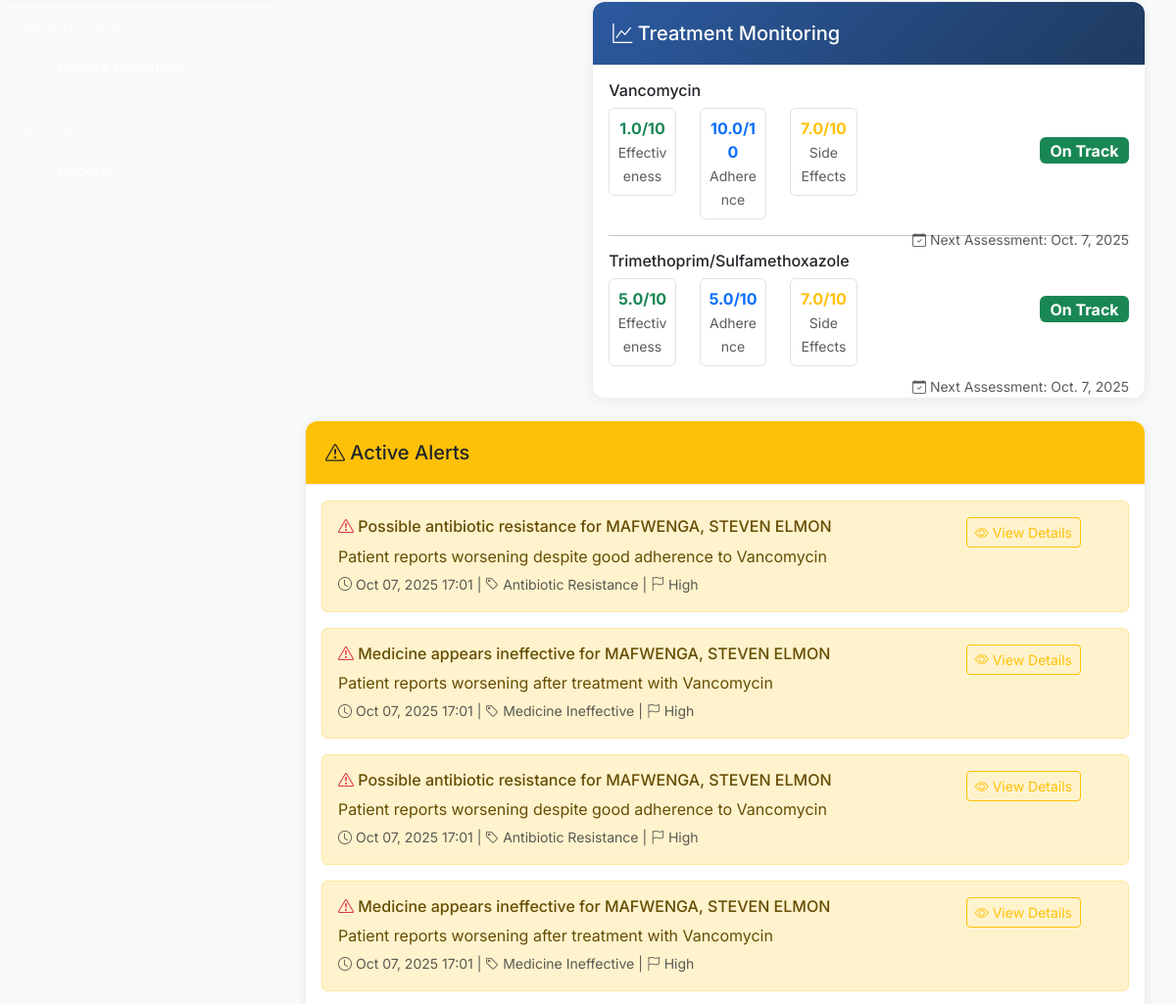
/patients/7/dashboard/ (signed in, middle part), run on an earlier commit of the app's database.
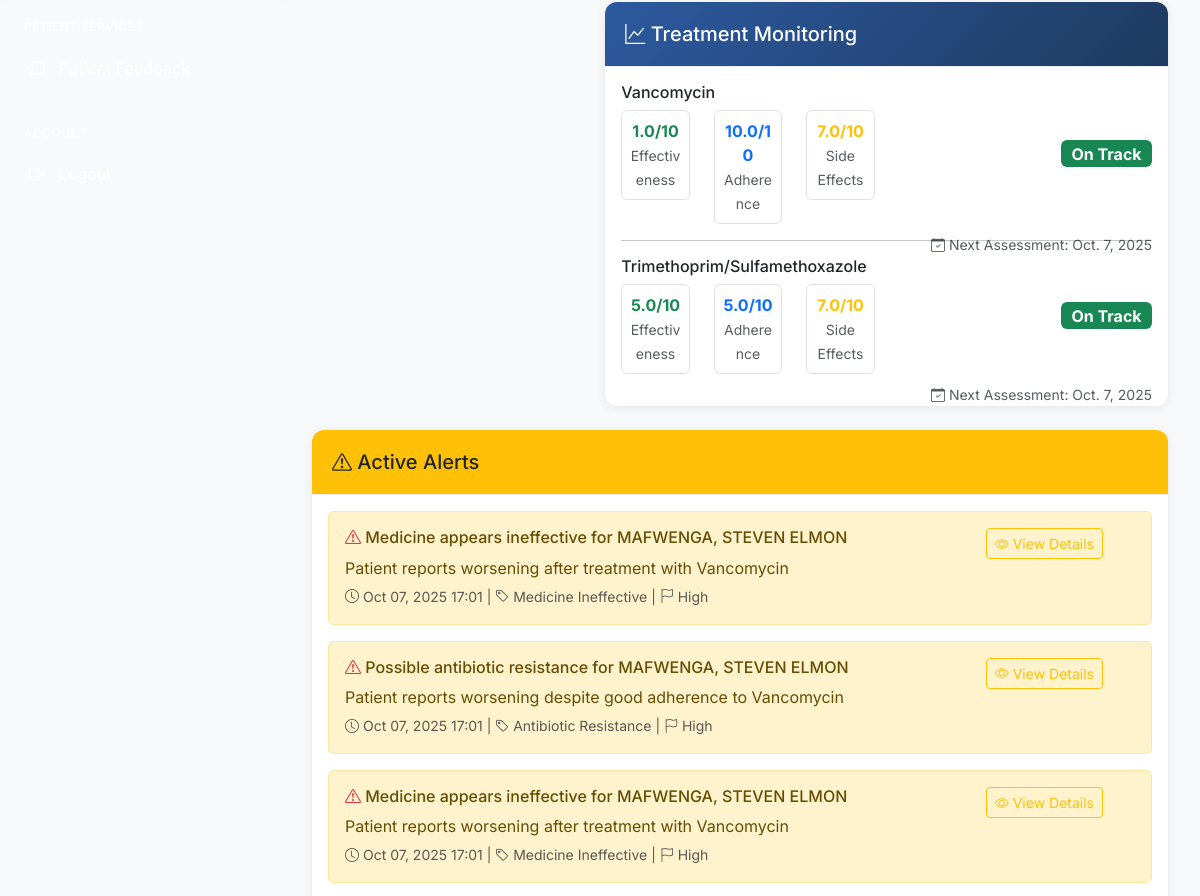
And on a later commit of the database.
### amr_core/models.py (models this page shows, shortened)
class PatientMonitoringDashboard(models.Model):
    patient = models.ForeignKey(Patient, on_delete=models.CASCADE)
    prescription = models.ForeignKey(Prescription, on_delete=models.CASCADE)
    treatment_start_date = models.DateField()
    expected_completion_date = models.DateField()
    last_assessment_date = models.DateField(blank=True, null=True)
    next_assessment_due = models.DateField(blank=True, null=True)
    treatment_status = models.CharField(max_length=20, choices=[
        ('on_track', 'On Track'),
        ('monitoring', 'Requires Monitoring'),
        ('concern', 'Concern'),
        ('critical', 'Critical'),
        ('completed', 'Completed'),
    ], default='on_track')
    effectiveness_score = models.FloatField(default=0.0, help_text="Overall effectiveness score 0-10")
    adherence_score = models.FloatField(default=0.0, help_text="Medication adherence score 0-10")
    side_effects_score = models.FloatField(default=0.0, help_text="Side effects severity score 0-10")
    high_risk_factors = models.TextField(blank=True, null=True)
    monitoring_notes = models.TextField(blank=True, null=True)
    created_at = models.DateTimeField(auto_now_add=True)
    updated_at = models.DateTimeField(auto_now=True)
    class Meta:
        unique_together = ['patient', 'prescription']
        ordering = ['-updated_at']

class Prescription(models.Model):
    STATUS_CHOICES = [
        ('active', 'Active'),
        ('completed', 'Completed'),
        ('cancelled', 'Cancelled'),
    ]
    doctor_name = models.CharField(max_length=100)
    patient = models.ForeignKey(Patient, on_delete=models.CASCADE)
    antibiotic = models.ForeignKey(Antibiotic, on_delete=models.CASCADE)
    diagnosis = models.TextField()
    dosage = models.CharField(max_length=100)
    frequency = models.CharField(max_length=100)
    duration = models.CharField(max_length=100, help_text="e.g., '7 days', '2 weeks'")
    date_prescribed = models.DateTimeField(auto_now_add=True)
    status = models.CharField(max_length=20, choices=STATUS_CHOICES, default='active')
    notes = models.TextField(blank=True, null=True)
    class Meta:
        ordering = ['-date_prescribed']

class Antibiotic(models.Model):
    ANTIBIOTIC_CLASSES = [
        ('penicillin', 'Penicillin'),
        ('cephalosporin', 'Cephalosporin'),
        ('fluoroquinolone', 'Fluoroquinolone'),
        ('macrolide', 'Macrolide'),
        ('tetracycline', 'Tetracycline'),
        ('aminoglycoside', 'Aminoglycoside'),
        ('sulfonamide', 'Sulfonamide'),
        ('carbapenem', 'Carbapenem'),
        ('other', 'Other'),
    ]
    name = models.CharField(max_length=100, unique=True)
    bacteria_targeted = models.CharField(max_length=200, help_text="Comma-separated list of targeted bacteria")
    class_type = models.CharField(max_length=50, choices=ANTIBIOTIC_CLASSES)
    description = models.TextField(blank=True, null=True)
    dosage_info = models.TextField(blank=True, null=True, help_text="Standard dosage information")
    contraindications = models.TextField(blank=True, null=True)
    created_at = models.DateTimeField(auto_now_add=True)
    class Meta:
        ordering = ['name']

class MedicineEffectivenessAlert(models.Model):
    ALERT_TYPE_CHOICES = [
        ('ineffective', 'Medicine Ineffective'),
        ('side_effects', 'Severe Side Effects'),
        ('resistance', 'Antibiotic Resistance'),
        ('adherence', 'Poor Adherence'),
        ('interaction', 'Drug Interaction'),
    ]
    PRIORITY_CHOICES = [
        ('low', 'Low'),
        ('medium', 'Medium'),
        ('high', 'High'),
        ('critical', 'Critical'),
    ]
    patient = models.ForeignKey(Patient, on_delete=models.CASCADE)
    prescription = models.ForeignKey(Prescription, on_delete=models.CASCADE)
    alert_type = models.CharField(max_length=20, choices=ALERT_TYPE_CHOICES)
    priority = models.CharField(max_length=10, choices=PRIORITY_CHOICES, default='medium')
    title = models.CharField(max_length=200)
    description = models.TextField()
    triggered_by = models.CharField(max_length=100, help_text="What triggered this alert")
    created_date = models.DateTimeField(auto_now_add=True)
    acknowledged_by = models.CharField(max_length=100, blank=True, null=True)
    acknowledged_date = models.DateTimeField(blank=True, null=True)
    status = models.CharField(max_length=20, choices=[
        ('active', 'Active'),
        ('acknowledged', 'Acknowledged'),
        ('resolved', 'Resolved'),
        ('dismissed', 'Dismissed'),
    ], default='active')
    recommended_alternatives = models.ManyToManyField(Antibiotic, blank=True, related_name='recommended_for')
    alternative_reasoning = models.TextField(blank=True, null=True)
    doctor_actions = models.TextField(blank=True, null=True, help_text="Actions taken by doctor")
    resolution_notes = models.TextField(blank=True, null=True)
    class Meta:
        ordering = ['-created_date', '-priority']

### amr_core/views.py (the view)
# urls.py: path('patients/<int:patient_id>/dashboard/', views.patient_dashboard, name='patient_dashboard'),
@login_required
def patient_dashboard(request, patient_id):
    patient = get_object_or_404(Patient, id=patient_id)
    active_prescriptions = Prescription.objects.filter(
        patient=patient, status='active'
    ).order_by('-date_prescribed')
    monitoring_dashboards = PatientMonitoringDashboard.objects.filter(
        patient=patient,
        prescription__status='active'
    ).order_by('-updated_at')
    recent_assessments = PatientAssessment.objects.filter(
        patient=patient
    ).order_by('-assessment_date')[:5]
    active_alerts = MedicineEffectivenessAlert.objects.filter(
        patient=patient,
        status='active'
    ).order_by('-created_date')[:10]
    recent_feedback = Feedback.objects.filter(
        patient=patient
    ).order_by('-feedback_date')[:5]
    context = {
        'patient': patient,
        'active_prescriptions': active_prescriptions,
        'monitoring_dashboards': monitoring_dashboards,
        'recent_assessments': recent_assessments,
        'active_alerts': active_alerts,
        'recent_feedback': recent_feedback,
    }
    return render(request, 'amr_core/patient_dashboard.html', context)

### amr_core/templates/amr_core/patient_dashboard.html (shortened to what the changed rows need)
{% extends 'amr_core/base.html' %}
{% block content %}
<div class="row">
    <div class="col-lg-8">
        {% if monitoring_dashboards %}
        <div class="card mb-4">
            <div class="card-body">
                {% for dashboard in monitoring_dashboards %}
                <div class="row mb-3">
                    <div class="col-md-6">
                        <h6>{{ dashboard.prescription.antibiotic.name }}</h6>
                        <div class="row text-center">
                            <div class="col-4">
                                <div class="border rounded p-2">
                                    <div class="text-success fw-bold">{{ dashboard.effectiveness_score }}/10</div>
                                    <small class="text-muted">Effectiveness</small>
                                </div>
                            </div>
                            <div class="col-4">
                                <div class="border rounded p-2">
                                    <div class="text-primary fw-bold">{{ dashboard.adherence_score }}/10</div>
                                    <small class="text-muted">Adherence</small>
                                </div>
                            </div>
                            <div class="col-4">
                                <div class="border rounded p-2">
                                    <div class="text-warning fw-bold">{{ dashboard.side_effects_score }}/10</div>
                                    <small class="text-muted">Side Effects</small>
                                </div>
                            </div>
                        </div>
                    </div>
                    <div class="col-md-6">
                        <div class="d-flex align-items-center justify-content-end h-100">
                            {% if dashboard.treatment_status == 'on_track' %}
                                <span class="badge bg-success fs-6">On Track</span>
                            {% elif dashboard.treatment_status == 'monitoring' %}
                                <span class="badge bg-warning fs-6">Monitoring</span>
                            {% elif dashboard.treatment_status == 'concern' %}
                                <span class="badge bg-danger fs-6">Concern</span>
                            {% elif dashboard.treatment_status == 'critical' %}
                                <span class="badge bg-dark fs-6">Critical</span>
                            {% else %}
                                <span class="badge bg-info fs-6">{{ dashboard.get_treatment_status_display }}</span>
                            {% endif %}
                        </div>
                        {% if dashboard.next_assessment_due %}
                        <div class="text-end mt-2">
                            <small class="text-muted">
                                <i class="bi bi-calendar-check"></i> Next Assessment: {{ dashboard.next_assessment_due }}
                            </small>
                        </div>
                        {% endif %}
                    </div>
                </div>
                {% if not forloop.last %}<hr>{% endif %}
                {% endfor %}
            </div>
        </div>
        {% endif %}
    </div>
</div>
{% if active_alerts %}
<div class="row">
    <div class="col-12">
        <div class="card border-warning">
            <div class="card-body">
                {% for alert in active_alerts %}
                <div class="alert alert-warning alert-dismissible fade show" role="alert">
                    <div class="d-flex justify-content-between align-items-start">
                        <div>
                            <h6 class="alert-heading">
                                {% if alert.priority == 'critical' %}
                                    <i class="bi bi-exclamation-triangle-fill text-danger"></i>
                                {% elif alert.priority == 'high' %}
                                    <i class="bi bi-exclamation-triangle text-danger"></i>
                                {% else %}
                                    <i class="bi bi-info-circle text-info"></i>
                                {% endif %}
                                {{ alert.title }}
                            </h6>
                            <p class="mb-1">{{ alert.description }}</p>
                            <small class="text-muted">
                                <i class="bi bi-clock"></i> {{ alert.created_date|date:"M d, Y H:i" }}
                                | <i class="bi bi-tag"></i> {{ alert.get_alert_type_display }}
                                | <i class="bi bi-flag"></i> {{ alert.get_priority_display }}
                            </small>
                        </div>
                        <div>
                            <a href="{% url 'alert_detail' alert.id %}" class="btn btn-sm btn-outline-warning">
                                <i class="bi bi-eye"></i> View Details
                            </a>
                        </div>
                    </div>
                </div>
                {% endfor %}
            </div>
        </div>
    </div>
</div>
{% endif %}
{% endblock %}

What changed in the data, as far as the page shows it:
no longer on this page (row edited): MedicineEffectivenessAlert: title "Possible antibiotic resistance for MAFWENGA, STEVEN ELMON", description "Patient reports worsening despite good adherence to Vancomycin", created_date "Oct 07, 2025 17:01", alert_type "Antibiotic Resistance", priority "High"
